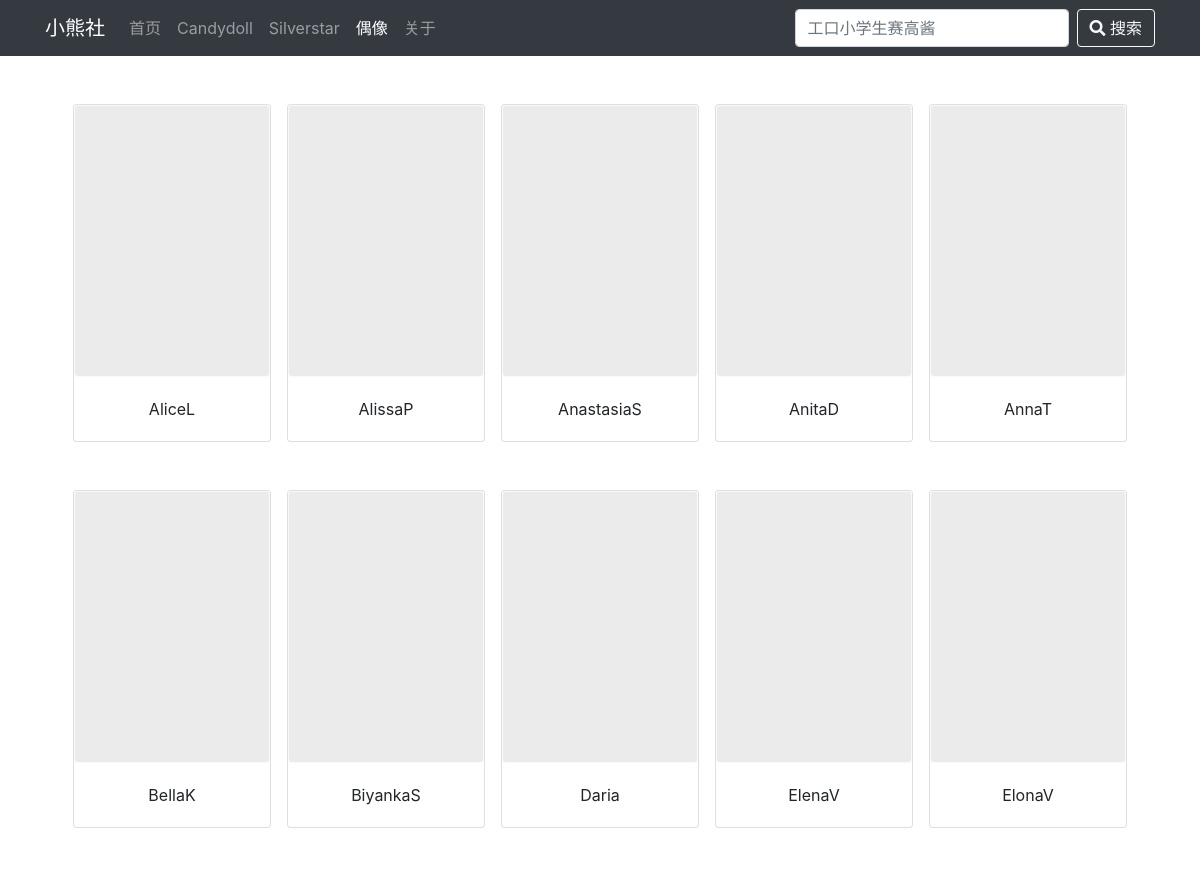
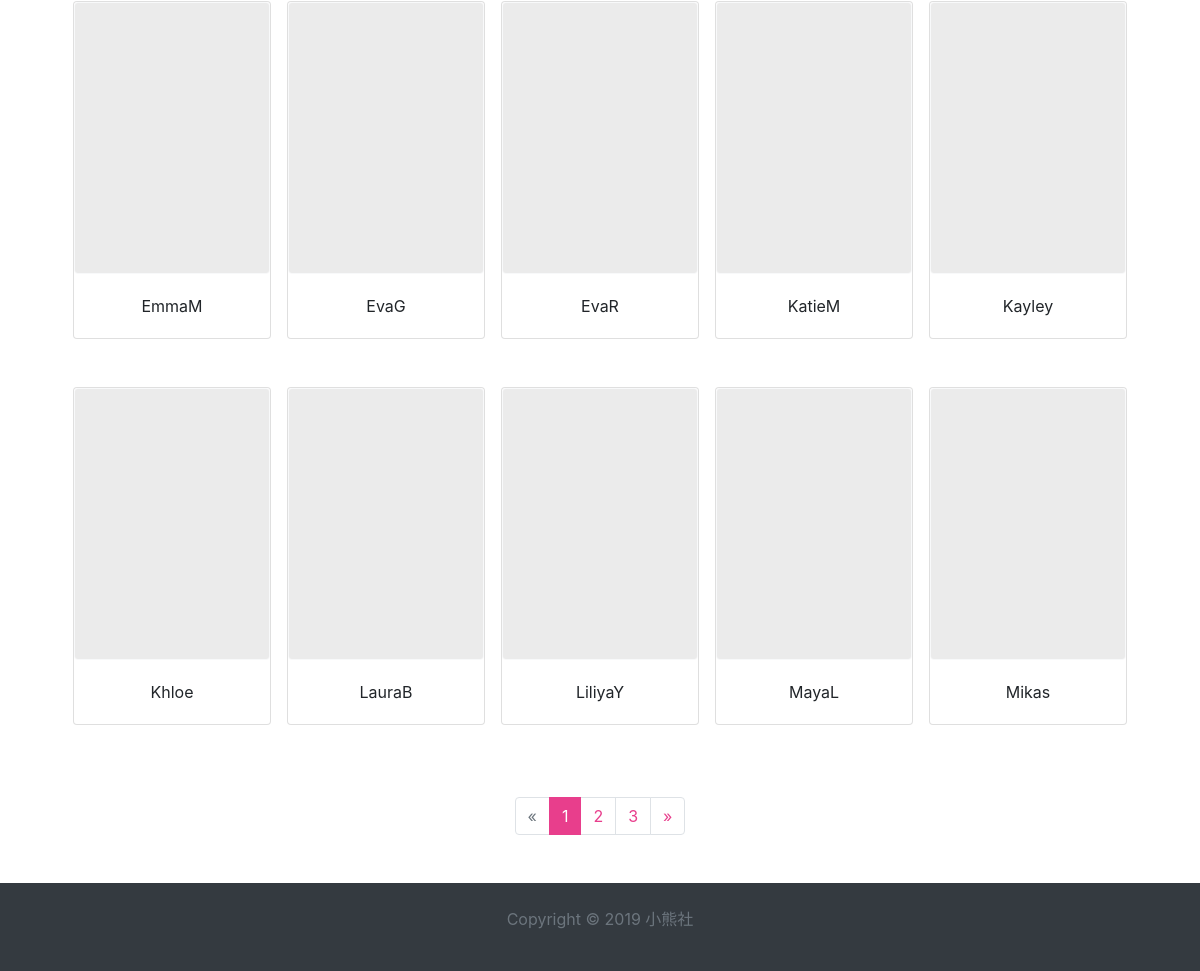
Page /actress/1 on the committed database (2 pictures, top to bottom).
### doll_sites/models.py (models this page shows, shortened)
class Actress(models.Model):
	actress_name_ch = models.CharField(max_length=60,null=True,blank=True)
	actress_name_jp = models.CharField(max_length=60,null=True,blank=True)
	actress_name_en = models.CharField(max_length=60,null=True,blank=True)
	avatar = models.ImageField(
							upload_to=upload_location,
							null=True,blank=True,
							)

### doll_sites/views.py (the view)
# urls.py: path('actress/<int:pageid>',views.actresslist,name='actress_list'),
def actresslist(request,pageid):
	actress_list = Actress.objects.all().order_by('actress_name_ch')
	limit = 20
	paginator = DollPaginator(pageid,5,actress_list,limit)
	current_actress_list = paginator.page(pageid)
	context = {
		'current_actress_list' : current_actress_list,		#分页的偶像列表
		'actress_list' : actress_list,		#未分页的偶像列表
		'nbar':'actress',	#导航标志
	}
	return render(
		request,
		'doll_sites/actress_list.html',
		context
	)

### doll_sites/templates/doll_sites/actress_list.html (shortened to what this page needs)
<!DOCTYPE HTML>
<html class="h-100">
<head>
  <link rel='stylesheet' href='/static/css/bootstrap.css'>
  <link rel='stylesheet' href='/static/css/style.css'>
</head>
<body class="d-flex flex-column h-100">
  {% include 'doll_sites/navi.html' %}
<section class="container">
    {% block content %}
        <div class="d-flex flex-wrap my-5 w-100 card-actress-box justify-content-center">
              {% for actress in current_actress_list %}
              <div class="card card-actress mx-2 mb-5 p-0">
                <a href="/actress_detail/{{ actress.id }}" title=" {{ actress.actress_name_ch }} " target='_self'>
                  <img class="card-img-top border-light lazyloadx"
                  data-original="/static/image/loading.png"
                  src="/static/image/loading.png" alt="photos" lazyloadthumb="1" lazyloaded="true">
                </a>
                <div class="card-body">
                  <p class="card-text text-center text-truncate">{{ actress.actress_name_ch }}</p>
                </div>
              </div>
              {% endfor %}
        </div>
    {% endblock %}
</section>
<nav aria-label="actress_list">
  <ul class="pagination justify-content-center mt-n4 mb-5">
    {% if current_actress_list.has_previous %}
    <li class="page-item">
      <a class="page-link" href="/actress/{{ current_actress_list.previous_page_number }}">
        <span>&laquo;</span>
        <span class="sr-only">上一页</span>
      </a>
    </li>
    {% else %}
    <li class="page-item disabled">
      <a class="page-link" href="">
        <span>&laquo;</span>
      </a>
    </li>
    {% endif %}
    {% for i in current_actress_list.paginator.page_range %}
    {% if current_actress_list.number == i %}
    <li class="page-item active">
      <span class="page-link">{{ i }}
        </span>
      </li>
    {% else %}
    <li class="page-item"><a class="page-link" href="/actress/{{ i }}">{{ i }}</a></li>
    {% endif %}
    {% endfor %}
    {% if current_actress_list.has_next %}
    <li class="page-item">
      <a class="page-link active" href="/actress/{{ current_actress_list.next_page_number }}">
        <span>&raquo;</span>
      </a>
    </li>
    {% else %}
    <li class="page-item disabled">
      <a class="page-link" href="">
        <span>&raquo;</span>
      </a>
    </li>
    {% endif %}
  </ul>
</nav>
{% include 'doll_sites/footer.html' %}
</body>
</html>

### doll_sites/static/css/style.css (style rules this page uses)
* { margin: 0; padding: 0; }
.card-img-top { height: 17rem; object-fit: cover; border: 1px solid #eeeeee; border-radius: 4px; }
.card-actress { width: 198px; }

### rows in the picture
Actress: actress_name_ch "AliceL"
Actress: actress_name_ch "AlissaP"
Actress: actress_name_ch "AnastasiaS"
Actress: actress_name_ch "AnitaD"
Actress: actress_name_ch "AnnaT"
Actress: actress_name_ch "BellaK"
Actress: actress_name_ch "BiyankaS"
Actress: actress_name_ch "Daria"
Actress: actress_name_ch "ElenaV"
Actress: actress_name_ch "ElonaV"
Actress: actress_name_ch "EmmaM"
Actress: actress_name_ch "EvaG"
Actress: actress_name_ch "EvaR"
Actress: actress_name_ch "KatieM"
Actress: actress_name_ch "Kayley"
Actress: actress_name_ch "Khloe"
Actress: actress_name_ch "LauraB"
Actress: actress_name_ch "LiliyaY"
Actress: actress_name_ch "MayaL"
Actress: actress_name_ch "Mikas"

### other values in the picture
{{ i }} "1"
{{ i }} "2" "3"
